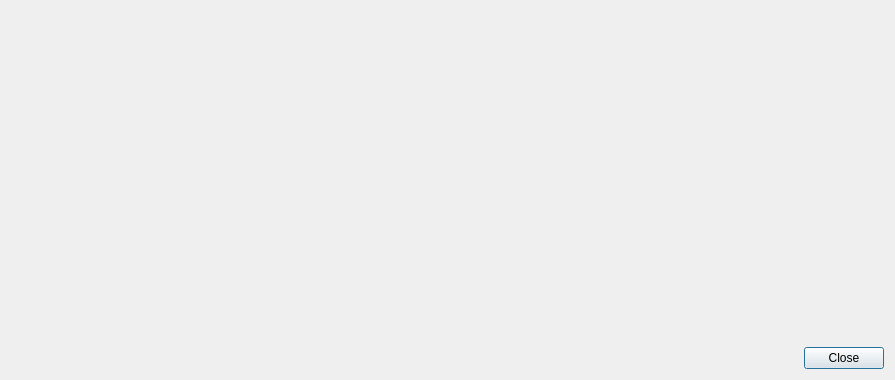
<?xml version="1.0" encoding="UTF-8"?>
<ui version="4.0">
 <class>DialogXDynStructs</class>
 <widget class="QDialog" name="DialogXDynStructs">
  <property name="windowModality">
   <enum>Qt::ApplicationModal</enum>
  </property>
  <property name="geometry">
   <rect>
    <x>0</x>
    <y>0</y>
    <width>895</width>
    <height>380</height>
   </rect>
  </property>
  <property name="windowTitle">
   <string/>
  </property>
  <property name="modal">
   <bool>true</bool>
  </property>
  <layout class="QVBoxLayout" name="verticalLayout">
   <item>
    <widget class="XDynStructsWidget" name="widgetStructs" native="true">
     <property name="sizePolicy">
      <sizepolicy hsizetype="Preferred" vsizetype="Expanding">
       <horstretch>0</horstretch>
       <verstretch>0</verstretch>
      </sizepolicy>
     </property>
    </widget>
   </item>
   <item>
    <layout class="QHBoxLayout" name="horizontalLayout">
     <item>
      <spacer name="horizontalSpacer">
       <property name="orientation">
        <enum>Qt::Horizontal</enum>
       </property>
       <property name="sizeHint" stdset="0">
        <size>
         <width>40</width>
         <height>20</height>
        </size>
       </property>
      </spacer>
     </item>
     <item>
      <widget class="QPushButton" name="pushButtonClose">
       <property name="text">
        <string>Close</string>
       </property>
      </widget>
     </item>
    </layout>
   </item>
  </layout>
 </widget>
 <customwidgets>
  <customwidget>
   <class>XDynStructsWidget</class>
   <extends>QWidget</extends>
   <header>xdynstructswidget.h</header>
   <container>1</container>
  </customwidget>
 </customwidgets>
 <resources/>
 <connections/>
</ui>
